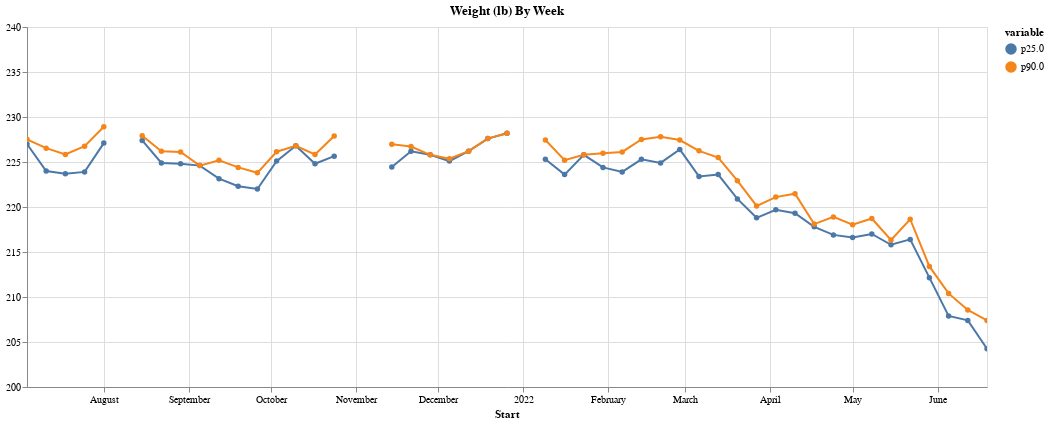
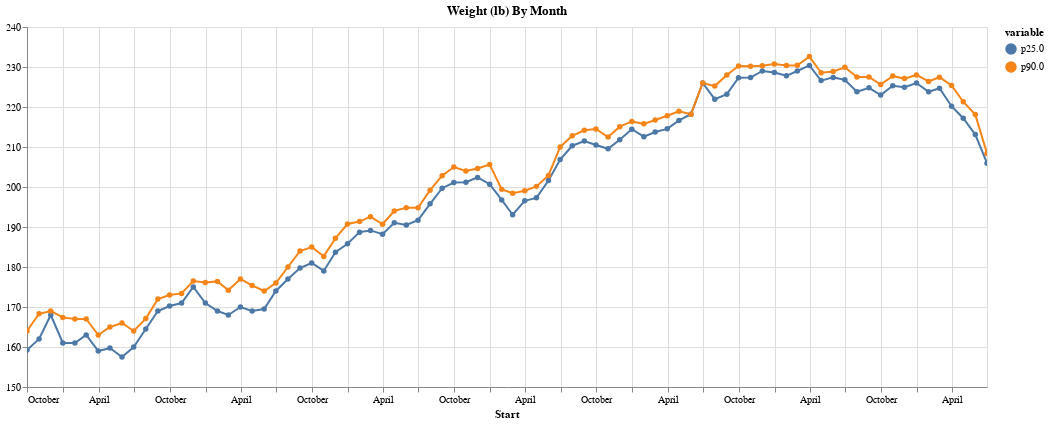
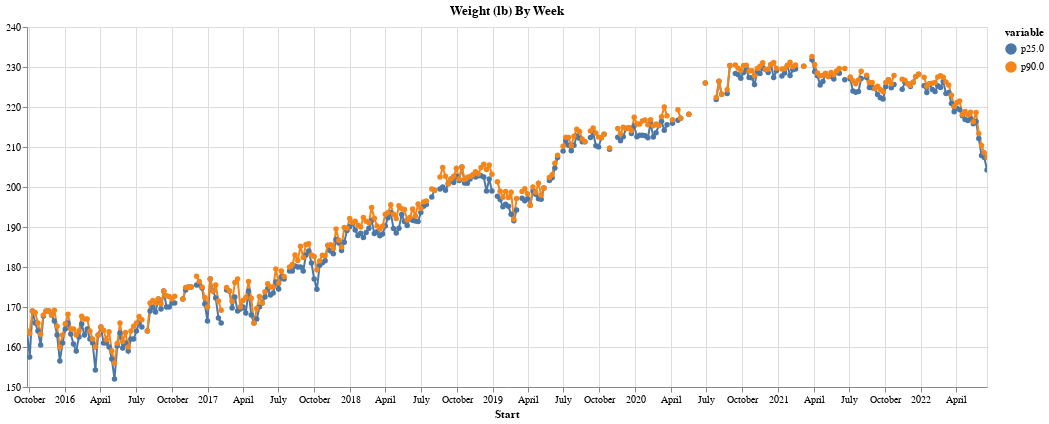

These figures' notebook cell, in order:
### Markdown cell above
# Time Series Analysis using resampling

### Code cell
print("Scroll to see year markers, select in index to zoom in")
metric = idx_weight


def graph_weight_as_line(df, freq, domain):
    pd_freq_value = freq[0]  # hack, pandas Freq are D,W,M
    df_group_time = df.copy()[metric].resample(pd_freq_value)
    t1 = df_group_time.count().reset_index()
    # Create the root df for output
    df_to_graph = t1.drop(columns=metric)
    # for q in [0.25, 0.5, 0.75, 0.9]:
    for q in [0.25, 0.9]:

        df_to_graph[f"p{q*100}"] = df_group_time.quantile(q).reset_index()[metric]

    # No start adding back the rows
    df_melted = df_to_graph.melt(
        id_vars=["Start"],
    )
    height_in_inches = 60  # todo figure out how to get this by calculation
    selection = alt.selection_multi(fields=["variable"], bind="legend")
    c = (
        alt.Chart(df_melted)
        .mark_line(point=True)
        .encode(
            y=alt.Y("value", title="", scale=alt.Scale(domain=domain)),
            x="Start:T",
            color="variable",
            tooltip=["Start:T", "value:Q"],
            opacity=alt.condition(selection, alt.value(1), alt.value(0.2)),
        )
        .properties(
            width=16 * height_in_inches,
            height=6 * height_in_inches,
            title=f"{metric} By {freq}",
        )
        .interactive()
    ).add_selection(selection)

    display(c)


earliest = arrow.utcnow().shift(months=-12).date()
graph_weight_as_line(df[earliest:], "Week", (200, 240))
for freq in "Month Week".split():
    graph_weight_as_line(df, freq, (150, 240))

### Figure 1 — Vega-Lite specification as saved in the notebook (floating-point values rounded to 4 significant figures)
{"config": {"view": {"continuousWidth": 400, "continuousHeight": 300}}, "data": {"name": "data-b229d3838457915ea6c244c8040af6cd"}, "mark": {"type": "line", "point": true}, "encoding": {"color": {"field": "variable", "type": "nominal"}, "opacity": {"condition": {"value": 1, "selection": "selector031"}, "value": 0.2}, "tooltip": [{"field": "Start", "type": "temporal"}, {"field": "value", "type": "quantitative"}], "x": {"field": "Start", "type": "temporal"}, "y": {"field": "value", "scale": {"domain": [200, 240]}, "title": "", "type": "quantitative"}}, "height": 360, "selection": {"selector032": {"type": "interval", "bind": "scales", "encodings": ["x", "y"]}, "selector031": {"type": "multi", "fields": ["variable"], "bind": "legend"}}, "title": "Weight (lb) By Week", "width": 960, "$schema": "https://vega.github.io/schema/vega-lite/v4.17.0.json", "datasets": {"data-b229d3838457915ea6c244c8040af6cd": [{"Start": "2021-07-04T00:00:00", "variable": "p25.0", "value": 227.0}, {"Start": "2021-07-11T00:00:00", "variable": "p25.0", "value": 224.0}, {"Start": "2021-07-18T00:00:00", "variable": "p25.0", "value": 223.7}, {"Start": "2021-07-25T00:00:00", "variable": "p25.0", "value": 223.9}, {"Start": "2021-08-01T00:00:00", "variable": "p25.0", "value": 227.1}, {"Start": "2021-08-08T00:00:00", "variable": "p25.0", "value": null}, {"Start": "2021-08-15T00:00:00", "variable": "p25.0", "value": 227.4}, {"Start": "2021-08-22T00:00:00", "variable": "p25.0", "value": 224.9}, {"Start": "2021-08-29T00:00:00", "variable": "p25.0", "value": 224.8}, {"Start": "2021-09-05T00:00:00", "variable": "p25.0", "value": 224.6}, {"Start": "2021-09-12T00:00:00", "variable": "p25.0", "value": 223.2}, {"Start": "2021-09-19T00:00:00", "variable": "p25.0", "value": 222.3}, {"Start": "2021-09-26T00:00:00", "variable": "p25.0", "value": 222.0}, {"Start": "2021-10-03T00:00:00", "variable": "p25.0", "value": 225.1}, {"Start": "2021-10-10T00:00:00", "variable": "p25.0", "value": 226.8}, {"Start": "2021-10-17T00:00:00", "variable": "p25.0", "value": 224.8}, {"Start": "2021-10-24T00:00:00", "variable": "p25.0", "value": 225.7}, {"Start": "2021-10-31T00:00:00", "variable": "p25.0", "value": null}, {"Start": "2021-11-07T00:00:00", "variable": "p25.0", "value": null}, {"Start": "2021-11-14T00:00:00", "variable": "p25.0", "value": 224.5}, {"Start": "2021-11-21T00:00:00", "variable": "p25.0", "value": 226.2}, {"Start": "2021-11-28T00:00:00", "variable": "p25.0", "value": 225.8}, {"Start": "2021-12-05T00:00:00", "variable": "p25.0", "value": 225.1}, {"Start": "2021-12-12T00:00:00", "variable": "p25.0", "value": 226.2}, {"Start": "2021-12-19T00:00:00", "variable": "p25.0", "value": 227.6}, {"Start": "2021-12-26T00:00:00", "variable": "p25.0", "value": 228.2}, {"Start": "2022-01-02T00:00:00", "variable": "p25.0", "value": null}, {"Start": "2022-01-09T00:00:00", "variable": "p25.0", "value": 225.3}, {"Start": "2022-01-16T00:00:00", "variable": "p25.0", "value": 223.6}, {"Start": "2022-01-23T00:00:00", "variable": "p25.0", "value": 225.8}, {"Start": "2022-01-30T00:00:00", "variable": "p25.0", "value": 224.4}, {"Start": "2022-02-06T00:00:00", "variable": "p25.0", "value": 223.9}, {"Start": "2022-02-13T00:00:00", "variable": "p25.0", "value": 225.3}, {"Start": "2022-02-20T00:00:00", "variable": "p25.0", "value": 224.9}, {"Start": "2022-02-27T00:00:00", "variable": "p25.0", "value": 226.4}, {"Start": "2022-03-06T00:00:00", "variable": "p25.0", "value": 223.4}, {"Start": "2022-03-13T00:00:00", "variable": "p25.0", "value": 223.6}, {"Start": "2022-03-20T00:00:00", "variable": "p25.0", "value": 220.9}, {"Start": "2022-03-27T00:00:00", "variable": "p25.0", "value": 218.8}, {"Start": "2022-04-03T00:00:00", "variable": "p25.0", "value": 219.7}, {"Start": "2022-04-10T00:00:00", "variable": "p25.0", "value": 219.3}, {"Start": "2022-04-17T00:00:00", "variable": "p25.0", "value": 217.8}, {"Start": "2022-04-24T00:00:00", "variable": "p25.0", "value": 216.9}, {"Start": "2022-05-01T00:00:00", "variable": "p25.0", "value": 216.6}, {"Start": "2022-05-08T00:00:00", "variable": "p25.0", "value": 217.0}, {"Start": "2022-05-15T00:00:00", "variable": "p25.0", "value": 215.8}, {"Start": "2022-05-22T00:00:00", "variable": "p25.0", "value": 216.4}, {"Start": "2022-05-29T00:00:00", "variable": "p25.0", "value": 212.2}, {"Start": "2022-06-05T00:00:00", "variable": "p25.0", "value": 207.9}, {"Start": "2022-06-12T00:00:00", "variable": "p25.0", "value": 207.4}, {"Start": "2022-06-19T00:00:00", "variable": "p25.0", "value": 204.2}, {"Start": "2021-07-04T00:00:00", "variable": "p90.0", "value": 227.5}, {"Start": "2021-07-11T00:00:00", "variable": "p90.0", "value": 226.5}, {"Start": "2021-07-18T00:00:00", "variable": "p90.0", "value": 225.8}, {"Start": "2021-07-25T00:00:00", "variable": "p90.0", "value": 226.8}, {"Start": "2021-08-01T00:00:00", "variable": "p90.0", "value": 228.9}, {"Start": "2021-08-08T00:00:00", "variable": "p90.0", "value": null}, {"Start": "2021-08-15T00:00:00", "variable": "p90.0", "value": 227.9}, {"Start": "2021-08-22T00:00:00", "variable": "p90.0", "value": 226.2}, {"Start": "2021-08-29T00:00:00", "variable": "p90.0", "value": 226.1}, {"Start": "2021-09-05T00:00:00", "variable": "p90.0", "value": 224.6}, {"Start": "2021-09-12T00:00:00", "variable": "p90.0", "value": 225.2}, {"Start": "2021-09-19T00:00:00", "variable": "p90.0", "value": 224.4}, {"Start": "2021-09-26T00:00:00", "variable": "p90.0", "value": 223.8}, {"Start": "2021-10-03T00:00:00", "variable": "p90.0", "value": 226.1}, {"Start": "2021-10-10T00:00:00", "variable": "p90.0", "value": 226.8}, {"Start": "2021-10-17T00:00:00", "variable": "p90.0", "value": 225.8}, {"Start": "2021-10-24T00:00:00", "variable": "p90.0", "value": 227.9}, {"Start": "2021-10-31T00:00:00", "variable": "p90.0", "value": null}, {"Start": "2021-11-07T00:00:00", "variable": "p90.0", "value": null}, {"Start": "2021-11-14T00:00:00", "variable": "p90.0", "value": 227.0}, {"Start": "2021-11-21T00:00:00", "variable": "p90.0", "value": 226.7}, {"Start": "2021-11-28T00:00:00", "variable": "p90.0", "value": 225.8}, {"Start": "2021-12-05T00:00:00", "variable": "p90.0", "value": 225.4}, {"Start": "2021-12-12T00:00:00", "variable": "p90.0", "value": 226.2}, {"Start": "2021-12-19T00:00:00", "variable": "p90.0", "value": 227.6}, {"Start": "2021-12-26T00:00:00", "variable": "p90.0", "value": 228.2}, {"Start": "2022-01-02T00:00:00", "variable": "p90.0", "value": null}, {"Start": "2022-01-09T00:00:00", "variable": "p90.0", "value": 227.4}, {"Start": "2022-01-16T00:00:00", "variable": "p90.0", "value": 225.2}, {"Start": "2022-01-23T00:00:00", "variable": "p90.0", "value": 225.8}, {"Start": "2022-01-30T00:00:00", "variable": "p90.0", "value": 226.0}, {"Start": "2022-02-06T00:00:00", "variable": "p90.0", "value": 226.1}, {"Start": "2022-02-13T00:00:00", "variable": "p90.0", "value": 227.5}, {"Start": "2022-02-20T00:00:00", "variable": "p90.0", "value": 227.8}, {"Start": "2022-02-27T00:00:00", "variable": "p90.0", "value": 227.4}, {"Start": "2022-03-06T00:00:00", "variable": "p90.0", "value": 226.2}, {"Start": "2022-03-13T00:00:00", "variable": "p90.0", "value": 225.5}, {"Start": "2022-03-20T00:00:00", "variable": "p90.0", "value": 222.9}, {"Start": "2022-03-27T00:00:00", "variable": "p90.0", "value": 220.1}, {"Start": "2022-04-03T00:00:00", "variable": "p90.0", "value": 221.1}, {"Start": "2022-04-10T00:00:00", "variable": "p90.0", "value": 221.5}, {"Start": "2022-04-17T00:00:00", "variable": "p90.0", "value": 218.1}, {"Start": "2022-04-24T00:00:00", "variable": "p90.0", "value": 218.9}, {"Start": "2022-05-01T00:00:00", "variable": "p90.0", "value": 218.0}, {"Start": "2022-05-08T00:00:00", "variable": "p90.0", "value": 218.7}, {"Start": "2022-05-15T00:00:00", "variable": "p90.0", "value": 216.3}, {"Start": "2022-05-22T00:00:00", "variable": "p90.0", "value": 218.6}, {"Start": "2022-05-29T00:00:00", "variable": "p90.0", "value": 213.4}, {"Start": "2022-06-05T00:00:00", "variable": "p90.0", "value": 210.4}, {"Start": "2022-06-12T00:00:00", "variable": "p90.0", "value": 208.6}, {"Start": "2022-06-19T00:00:00", "variable": "p90.0", "value": 207.4}]}}

### Figure 2 — Vega-Lite specification as saved in the notebook (floating-point values rounded to 4 significant figures; data arrays with more than 128 entries replaced by an {"elided": "..."} marker saying what was removed)
{"config": {"view": {"continuousWidth": 400, "continuousHeight": 300}}, "data": {"name": "data-dbca2604e271e6eceaaf47db4f5837c1"}, "mark": {"type": "line", "point": true}, "encoding": {"color": {"field": "variable", "type": "nominal"}, "opacity": {"condition": {"value": 1, "selection": "selector033"}, "value": 0.2}, "tooltip": [{"field": "Start", "type": "temporal"}, {"field": "value", "type": "quantitative"}], "x": {"field": "Start", "type": "temporal"}, "y": {"field": "value", "scale": {"domain": [150, 240]}, "title": "", "type": "quantitative"}}, "height": 360, "selection": {"selector034": {"type": "interval", "bind": "scales", "encodings": ["x", "y"]}, "selector033": {"type": "multi", "fields": ["variable"], "bind": "legend"}}, "title": "Weight (lb) By Month", "width": 960, "$schema": "https://vega.github.io/schema/vega-lite/v4.17.0.json", "datasets": {"data-dbca2604e271e6eceaaf47db4f5837c1": {"elided": "164 records"}}}

### Figure 3 — Vega-Lite specification as saved in the notebook (floating-point values rounded to 4 significant figures; data arrays with more than 128 entries replaced by an {"elided": "..."} marker saying what was removed)
{"config": {"view": {"continuousWidth": 400, "continuousHeight": 300}}, "data": {"name": "data-57b56bdcec18587f20c8459bc4419940"}, "mark": {"type": "line", "point": true}, "encoding": {"color": {"field": "variable", "type": "nominal"}, "opacity": {"condition": {"value": 1, "selection": "selector035"}, "value": 0.2}, "tooltip": [{"field": "Start", "type": "temporal"}, {"field": "value", "type": "quantitative"}], "x": {"field": "Start", "type": "temporal"}, "y": {"field": "value", "scale": {"domain": [150, 240]}, "title": "", "type": "quantitative"}}, "height": 360, "selection": {"selector036": {"type": "interval", "bind": "scales", "encodings": ["x", "y"]}, "selector035": {"type": "multi", "fields": ["variable"], "bind": "legend"}}, "title": "Weight (lb) By Week", "width": 960, "$schema": "https://vega.github.io/schema/vega-lite/v4.17.0.json", "datasets": {"data-57b56bdcec18587f20c8459bc4419940": {"elided": "704 records"}}}
